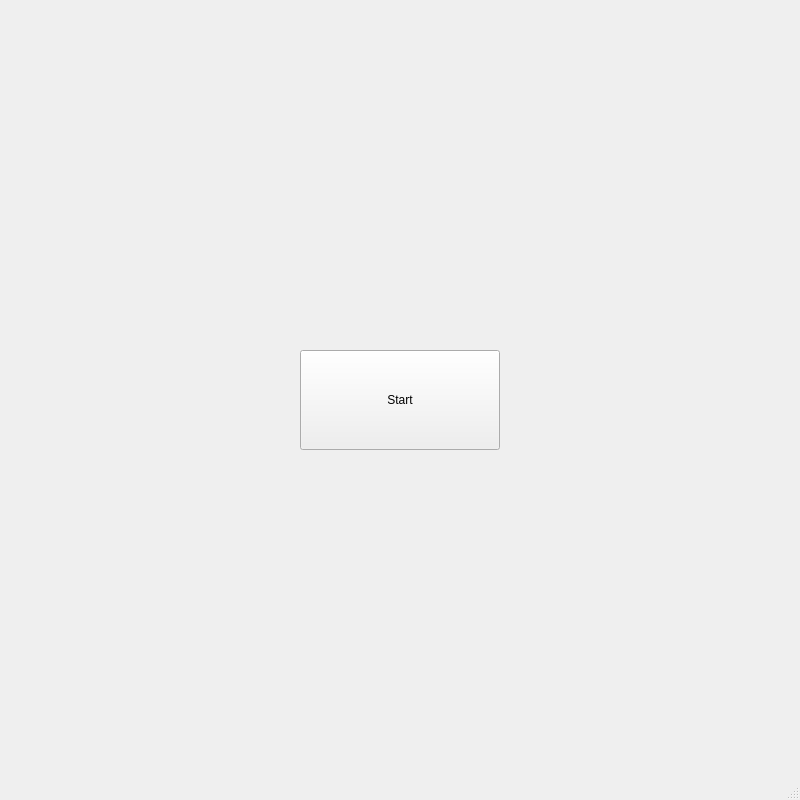
<?xml version="1.0" encoding="UTF-8"?>
<ui version="4.0">
 <class>MainWindow</class>
 <widget class="QMainWindow" name="MainWindow">
  <property name="geometry">
   <rect>
    <x>0</x>
    <y>0</y>
    <width>800</width>
    <height>800</height>
   </rect>
  </property>
  <property name="windowTitle">
   <string>MainWindow</string>
  </property>
  <widget class="QWidget" name="centralwidget">
   <widget class="QPushButton" name="pushButton">
    <property name="geometry">
     <rect>
      <x>300</x>
      <y>350</y>
      <width>200</width>
      <height>100</height>
     </rect>
    </property>
    <property name="text">
     <string>Start</string>
    </property>
   </widget>
  </widget>
  <widget class="QMenuBar" name="menubar">
   <property name="geometry">
    <rect>
     <x>0</x>
     <y>0</y>
     <width>800</width>
     <height>21</height>
    </rect>
   </property>
  </widget>
  <widget class="QStatusBar" name="statusbar"/>
 </widget>
 <resources/>
 <connections/>
</ui>
